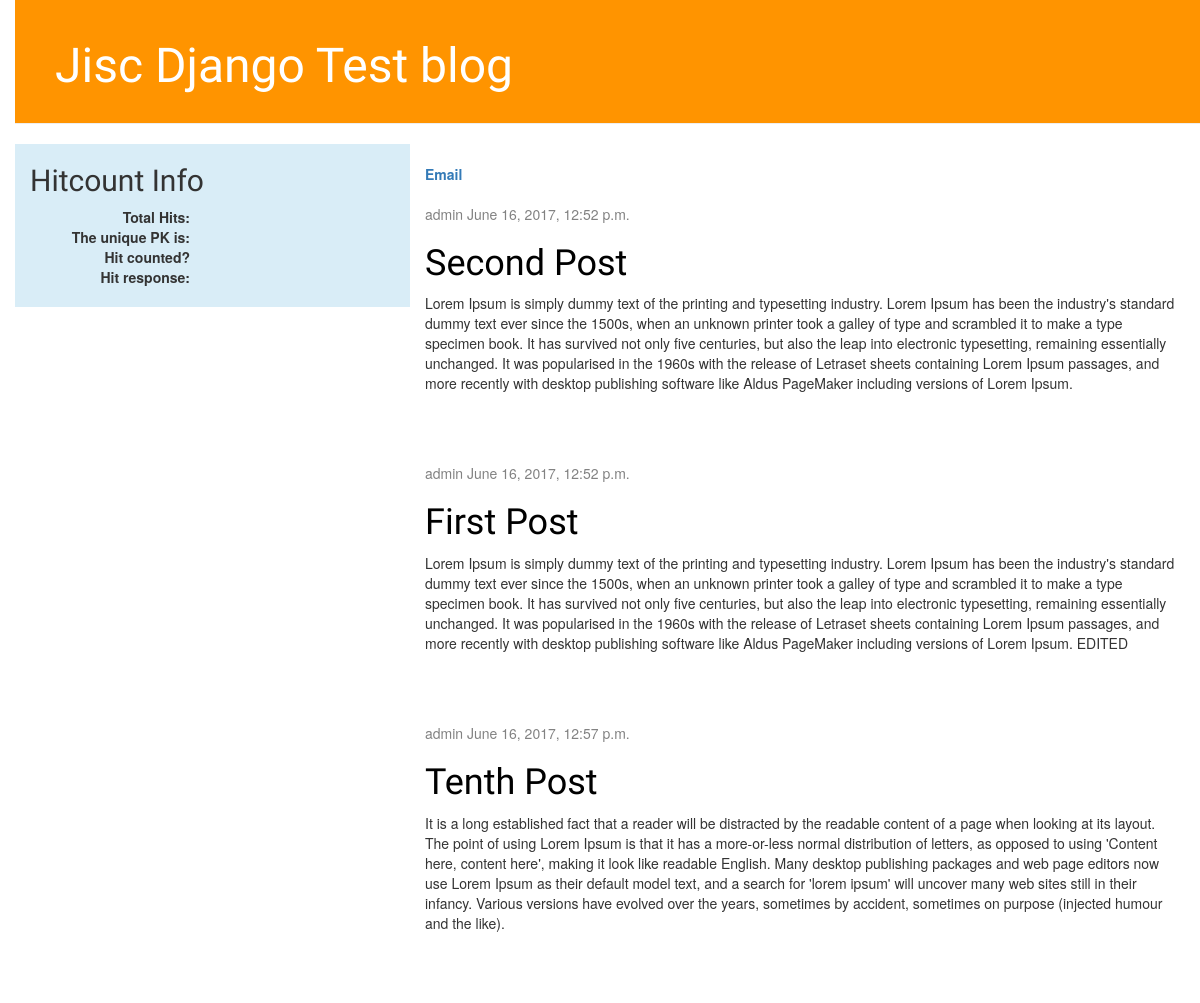
Before: / with the older database file.
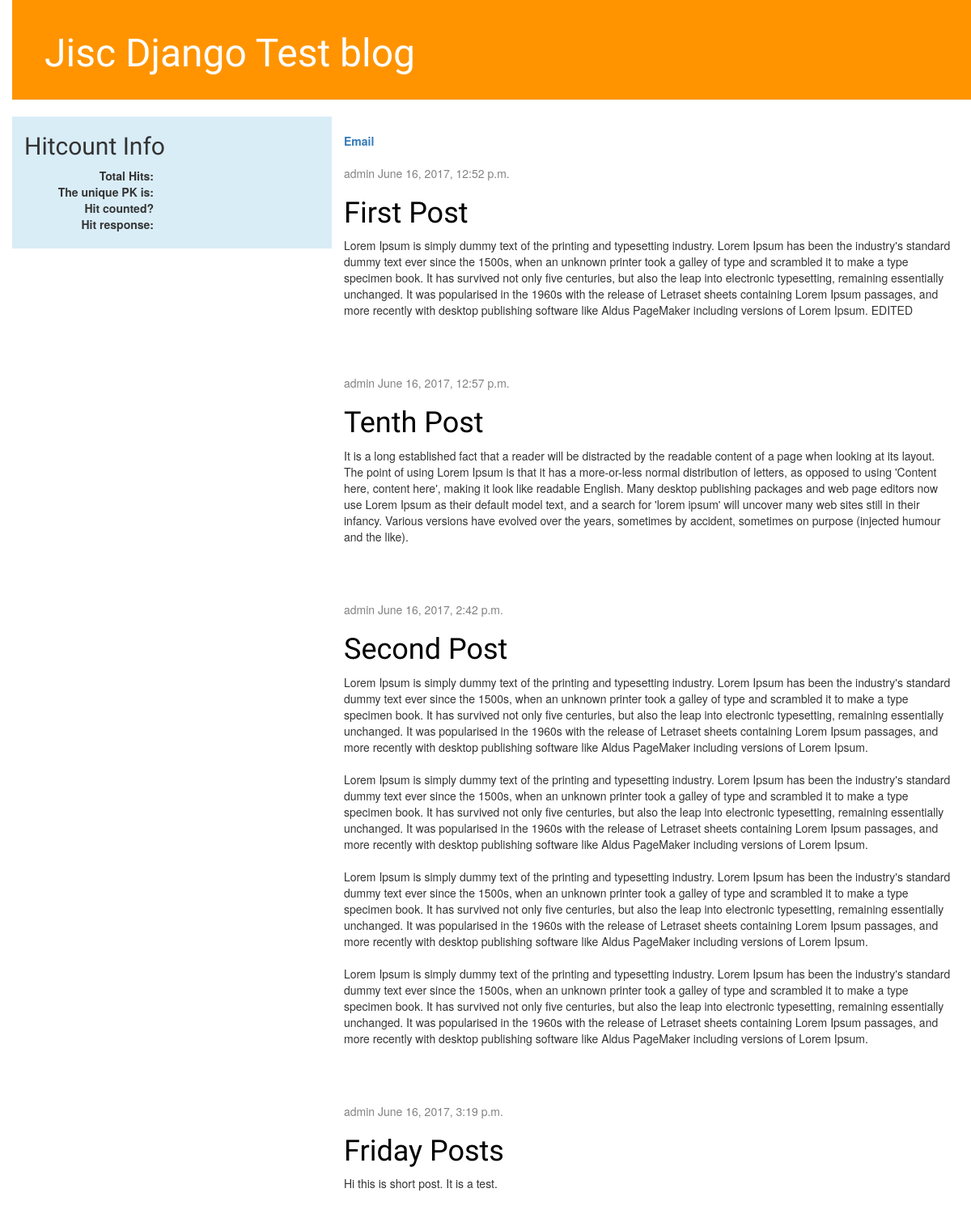
After: the same page with the newer database file.
### blog/models.py (models this page shows, shortened)
@python_2_unicode_compatible
class Post(models.Model, HitCountMixin):
    author = models.ForeignKey('auth.User')
    title = models.CharField(max_length=100)
    text = models.TextField()
    created_date = models.DateTimeField(
            default=timezone.now)
    published_date = models.DateTimeField(
            blank=True, null=True)
    hit_count_generic = GenericRelation(
        HitCount, object_id_field='object_pk',
        related_query_name='hit_count_generic_relation')

### blog/views.py (the view)
# urls.py: url(r'^$', views.post_list, name='post_list'),
def post_list(request):
    posts = Post.objects.filter(published_date__lte=timezone.now()).order_by('published_date')
    return render(request, 'blog/post_list.html', {'posts': posts})

### blog/templates/blog/post_list.html
{% extends 'blog/base.html' %}
{% block content %}
    {% for post in posts %}
        <div class="post">
            <div class="date">
                {{ post.author }}
                {{ post.published_date }}
            </div>
            <h1><a href="{% url 'post_detail' pk=post.pk %}">{{ post.title }}</a></h1>
            <p>{{ post.text|linebreaksbr }}</p>
        </div>
    {% endfor %}
{% endblock %}

### blog/templates/blog/base.html (shortened to what this page needs)
{% load staticfiles %}
<html lang="en">
<html>
<head>
    <link rel="stylesheet" href="//maxcdn.bootstrapcdn.com/bootstrap/3.2.0/css/bootstrap.min.css">
    <link rel="stylesheet" href="//maxcdn.bootstrapcdn.com/bootstrap/3.2.0/css/bootstrap-theme.min.css">
    <link rel="stylesheet" href="{% static 'css/blog.css' %}">
</head>
<body>
<div class="page-header">
    <h1><a href="/">Jisc Django Test blog</a></h1>
</div>
 <div class="col-md-4 bg-info">
    <h2>Hitcount Info</h2>
    <dl class="dl-horizontal">
      <dt>Total Hits:</dt>
      <dd>{{ hitcount.total_hits }}</dd>
      <dt>The unique PK is:</dt>
      <dd>{{ hitcount.pk }}</dd>
      <dt>Hit counted?</dt>
      <dd id="hit-counted">
      </dd>
      <dt>Hit response:</dt>
      <dd id="hit-response">{{ hitcount.hit_message }}</dd>
    </dl>
  </div>
<div class="content container">
    <div class="row">
        <div class="col-md-8">
            <br>
            <strong><a href='{% url "emailtwo" %}'>Email </a></strong>
            <br>
            <br>
            {% block content %}
            {% endblock %}
        </div>
    </div>
</div>
</body>
</html>

### blog/static/css/blog.css (style rules this page uses)
.page-header { background-color: #ff9400; margin-top: 0; padding: 20px 20px 20px 40px; }
.page-header h1, .page-header h1 a, .page-header h1 a:visited, .page-header h1 a:active { color: #ffffff; font-size: 36pt; text-decoration: none; }
.content { margin-left: 40px; }
h1, h2, h3, h4 { font-family: 'Lobster', cursive; }
.date { color: #828282; }
.post { margin-bottom: 70px; }
.post h1 a, .post h1 a:visited { color: #000000; }
h1 a { color: #FCA205; font-family: 'Lobster'; }
body { padding-left: 15px; }

Changed rows visible on the page:
changed Post "Second Post": published_date "June 16, 2017, 12:52 p.m." → "June 16, 2017, 2:42 p.m."; text "…versions of Lorem Ipsum." → "…versions of Lorem Ipsum. Lorem Ipsum is simply dummy text of the printing and typesetting industry. Lorem Ipsum has been the industry's standard dummy text ever since the 1500s, when an unknown printer took a galley of type and scrambled it to make a type specimen book. It has survived not only five centuries, but also the leap into electronic typesetting, remaining essentially unchanged. It was popularised in the 1960s with the release of Letraset sheets containing Lorem Ipsum passages, and more recently with desktop publishing software like Aldus PageMaker including versions of Lorem Ipsum. Lorem Ipsum is simply dummy text of the printing and typesetting industry. Lorem Ipsum has been…"; moves down the list
added Post: author "admin", published_date "June 16, 2017, 3:19 p.m.", title "Friday Posts", text "Hi this is short post. It is a test."
